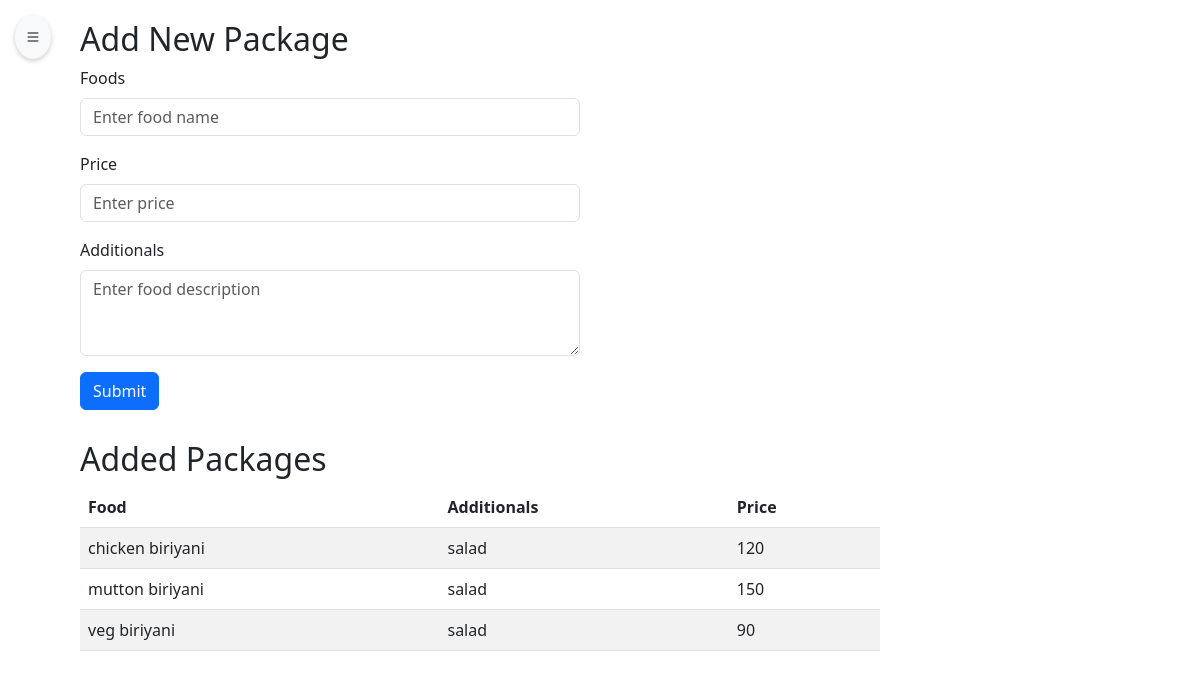
The page /adm_catering (signed in) on the database its author committed.
### app/models.py (models this page shows)
class Catering(models.Model):
    foods=models.TextField()
    price=models.IntegerField()
    dis=models.TextField()

### app/views.py (the view, shortened to what this page needs)
# urls.py: path('adm_catering',views.adm_catering),
def adm_catering(req):
    if 'admin' in req.session:
        foods=Catering.objects.all()
        return render(req,'admin/cattering.html',{'foods':foods})
    else:
        return redirect(login)

### templates/admin/cattering.html (shortened to what this page needs)
<!DOCTYPE html>
<html lang="en">
<head>
    {% load static %}
  <link href="https://cdn.jsdelivr.net/npm/bootstrap@5.3.0/dist/css/bootstrap.min.css" rel="stylesheet">
  <link href="https://cdn.jsdelivr.net/npm/bootstrap-icons/font/bootstrap-icons.css" rel="stylesheet">
</head>
<body>
  <button class="toggle-btn" id="toggleSidebar">
    <i class="bi bi-list"></i>
  </button>
  <div class="main-content " id="mainContent">
    <div class="form-container">
      <h2>Add New Package</h2>
      <form method="POST">
        <div class="mb-3">
          <label for="packageName" class="form-label">Foods</label>
          <input type="text" class="form-control" id="packageName" placeholder="Enter food name" name="food">
        </div>
        <div class="mb-3">
          <label for="packagePrice" class="form-label">Price</label>
          <input type="number" class="form-control" id="packagePrice" placeholder="Enter price" name="price">
        </div>
        <div class="mb-3">
          <label for="packageDescription" class="form-label">Additionals</label>
          <textarea class="form-control" id="packageDescription" rows="3" placeholder="Enter food description" name="dis"></textarea>
        </div>
        <button type="submit" class="btn btn-primary">Submit</button>
      </form>
    </div>
    <div class="package-list">
      <h2>Added Packages</h2>
      <div class="package-list">
        <table class="table table-striped">
          <thead>
            <tr>
              <th scope="col">Food</th>
              <th scope="col">Additionals</th>
              <th scope="col">Price</th>
            </tr>
          </thead>
          <tbody>
            {% for food in foods %}
              <tr>
                <td>{{ food.foods }}</td>
                <td>{{ food.dis }}</td>
                <td>{{ food.price }}</td>
              </tr>
            {% endfor %}
          </tbody>
        </table>
      </div>
    </div>
  </div>
</body>
</html>

### templates/admin/cattering.html (style rules this page uses)
body { display: flex; min-height: 100vh; overflow-x: hidden; }
.main-content { padding: 20px; margin-left: 5vw; width: 100%; transition: margin-left 0.3s ease; }
.toggle-btn { position: fixed; top: 15px; left: 15px; z-index: 1000; background-color: #f8f9fa; border: none; padding: 10px; border-radius: 50%; box-shadow: 0 2px 5px rgba(0, 0, 0, 0.2); }
.form-container { max-width: 500px; margin-bottom: 30px; }
.package-list { max-width: 800px; }

### rows shown on the page
Catering: foods "chicken biriyani", dis "salad", price "120"
Catering: foods "mutton biriyani", dis "salad", price "150"
Catering: foods "veg biriyani", dis "salad", price "90"
